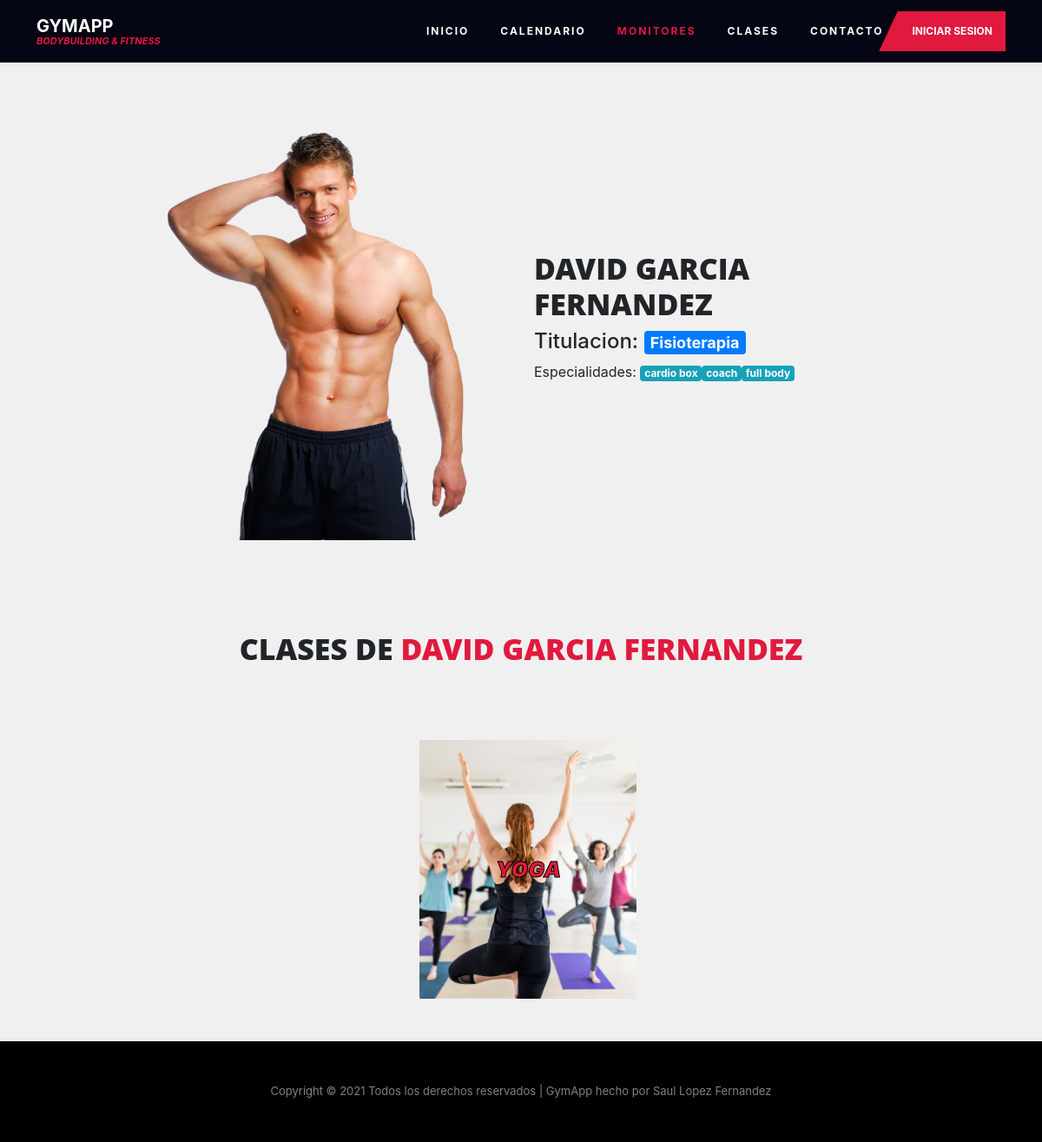
The page /monitores.php?idMonitor=1 on the database its author committed.
### tables this page shows
CREATE TABLE `monitores` (
  `idMonitor` int(6) NOT NULL,
  `dniMonitor` varchar(9) NOT NULL,
  `titulacion` varchar(20) DEFAULT NULL,
  `img` longtext DEFAULT NULL
);

CREATE TABLE `usuarios` (
  `dni` varchar(9) NOT NULL,
  `nombre` varchar(20) NOT NULL,
  `apellido` varchar(30) NOT NULL,
  `sexo` enum('M','F') NOT NULL,
  `fechaNacimiento` date NOT NULL,
  `telefono` int(9) NOT NULL,
  `mail` varchar(50) NOT NULL,
  `user` varchar(10) NOT NULL,
  `pass` longtext NOT NULL,
  `rol` enum('asistente','matriculado','monitor') NOT NULL
);

CREATE TABLE `monitorspec` (
  `idMonitor` int(6) NOT NULL,
  `nombreSpec` varchar(20) NOT NULL
);

CREATE TABLE `clases` (
  `idClase` int(6) NOT NULL,
  `dniMonitor` varchar(9) DEFAULT NULL,
  `nombre` varchar(20) NOT NULL,
  `img` longtext NOT NULL
);

### monitores.php (the view, shortened to what this page needs)
<!DOCTYPE html>
<html lang="es">
<head>
      <link rel="stylesheet" type="text/css" href="css/navbar.css">
      <link rel="stylesheet" type="text/css" href="css/style.css">
      <link rel="stylesheet" href="https://maxcdn.bootstrapcdn.com/bootstrap/4.2.1/css/bootstrap.min.css">
</head>
<body>
    <nav class="navbar navbar-expand-lg ftco-navbar-light" id="mynav" style="position: static;background: #030513;">
        <div class="container-xl">
            <a class="navbar-brand" href="index.php"><span class="">GymApp <small>Bodybuilding &amp; Fitness</small></span></a>
            <div class="collapse navbar-collapse" id="navbarResponsive">
                <ul class="navbar-nav ml-auto">
                    <li class="nav-item">
                        <a class="nav-link" href="index.php">Inicio</a>
                    </li>
                    <li class="nav-item">
                        <a class="nav-link" href="calendario.php">Calendario</a>
                    </li>
                    <li class="nav-item">
                        <a class="nav-link active" href="monitores.php">Monitores</a>
                    </li>
                    <li class="nav-item">
                        <a class="nav-link" href="clases.php">Clases</a>
                    </li>
                    <li class="nav-item">
                        <a class="nav-link" href="contacto.php">Contacto </a>
                    </li>
                    <?php
                        if(isset($_SESSION['userData'])){
                    ?>
                        <li class="nav-item dropdown">
                            <a class="nav-link dropdown-toggle" data-toggle="dropdown" href="#">
                            <?php echo $_SESSION['userData']['nombre']." ".$_SESSION['userData']['apellido'] ?>
                            </a>
                            <div class="dropdown-menu dropdown-menu-right" aria-labelledby="dropdownMenuLink">
                            <?php
                                if($_SESSION['userData']['user']=="gymAsist"){
                            ?>
                                <a class="dropdown-item" href="registro.php">Registrar</a>
                            <?php
                                }
                            ?>
                                <a class="dropdown-item" href="mensajes.php">Mensajes</a>
                                <a class="dropdown-item" href="config.php">Configuracion de la cuenta</a>
                                <div class="dropdown-divider"></div>
                                <a class="dropdown-item" href="php/cerrarSesion.php">Cerrar sesion</a>
                            </div>
                        </li>
                    <?php
                        }
                        else{
                    ?>
                </ul>
                <a class="btn-custom" href="login.php">Iniciar sesion</a>
                <?php
                    }
                ?>
            </div>
        </div>
    </nav>
    <div class="container-fluid">
            <?php
            $conexion=conexion();
            if(isset($_GET['idMonitor'])){
                $idMonitor = $_GET['idMonitor'];
                $sql = "SELECT monitores.idMonitor,dniMonitor,titulacion,img,usuarios.nombre,usuarios.apellido FROM monitores INNER JOIN usuarios ON usuarios.dni=monitores.dniMonitor
                    WHERE monitores.idMonitor = '$idMonitor'";
                $resultado = mysqli_query($conexion, $sql);
                while ($fila = mysqli_fetch_assoc($resultado)) {
                    $monitores[] = $fila;
                }
                $monitor = $monitores[0];
                $sql = "SELECT nombreSpec FROM monitorspec
                        WHERE idMonitor = '$idMonitor'";
                $resultado = mysqli_query($conexion, $sql);
                while ($fila = mysqli_fetch_assoc($resultado)) {
                    $monitorSpec[] = $fila;
                }
                $sql = "SELECT idClase,nombre,clases.img FROM clases INNER JOIN monitores ON clases.dniMonitor=monitores.dniMonitor
                WHERE idMonitor='$idMonitor'";
                $resultado = mysqli_query($conexion, $sql);
                while ($fila = mysqli_fetch_assoc($resultado)) {
                    $clases[]=$fila;
                }
                ?>
                <div class="row align-items-center mx-auto" style="width: 80%;margin-top:50px;margin-bottom:100px;">
                    <div class="col-md-6 image-container-monitor">
                        <img <?php echo 'src="img/'.$monitor['img'].'"'?>>
                    </div>
                    <div class="col-md-6 text-center text-md-left info">
                        <h1 class="titulo-monitor"><?php echo  $monitor['nombre']." ".$monitor['apellido'];?></h1>
                        <h4>Titulacion: <span class="badge badge-primary"><?php echo  $monitor['titulacion'];?></span></h4>
                        <p>Especialidades:
                            <?php
                            if(isset($monitorSpec)){
                                foreach ($monitorSpec as $key => $specialidades) {
                                    echo '<span class="badge badge-info">'.$specialidades['nombreSpec'].'</span>';
                                }
                            }
                            ?>
                        </p>
                    </div>
                </div>
                <?php
                if(isset($clases)){
                    ?>
                <div class="row align-items-center mx-auto">
                    <div class="col-12 text-center titulo-monitor">Clases de <span><?php echo  $monitor['nombre']." ".$monitor['apellido'];?></span></div>
                </div>
                        <?php
                            echo '<div class="row justify-content-md-center mx-auto" style="width: 90%;margin-top:30px;">';
                            foreach ($clases as $key => $clase) {
                                echo '<div class="col-12 col-xl-3 col-lg-4 col-sm-6 text-center my-5">';
                                echo '<form action="clases.php" method="get">';
                                echo '<button type="submit" name="idClase" class="btn btn-clase self-align-center" style="background-image: url(\'img/'.$clase['img'].'\');" value="'.$clase['idClase'].'">'.$clase['nombre'].'</button>';
                                echo '</form>';
                                echo '</div>';
                            }
                            echo '</div>';
                        }
            }
            ?>
    </div>
<footer class="ftco-footer">
    <div class="container-fluid px-0 py-5 bg-darken">
        <div class="container-xl">
            <div class="col-md-12 text-center">
                <p id="textoFooter" class="mb-0" style="color: rgba(255,255,255,.5); font-size: 13px;">
                </p>
            </div>
        </div>
    </div>
</footer>
</body>
</html>

### css/navbar.css (style rules this page uses)
.ftco-navbar-light { background: transparent; position: absolute; top: 40px; left: 0; right: 0; z-index: 3; padding: 0; }
.ftco-navbar-light .navbar-brand { color: #fff; padding-top: .7rem; padding-bottom: .7rem; }
.ftco-navbar-light .navbar-nav > .nav-item > .nav-link { font-size: 12px; padding-top: 1rem; padding-bottom: 1rem; padding-left: 18px; padding-right: 18px; color: white; font-weight: 700; text-transform: uppercase; letter-spacing: 2px; }
.ftco-navbar-light .navbar-nav > .nav-item .nav-link.active { color: #e1193e; }
.ftco-navbar-light .btn-custom { margin-right: 0; text-transform: uppercase; font-size: 12px; font-weight: 700; background: #e1193e; padding: 14px 15px; color: #fff; position: relative; z-index: 0; bottom: 0px; }
.ftco-navbar-light .btn-custom:after { z-index: -1; position: absolute; top: 0; left: -12px; bottom: 0; content: ''; width: 40px; -ms-transform: skew(-25deg); -webkit-transform: skew(-25deg); transform: skew(-25deg); background: #e1193e; }
.navbar-brand { font-weight: 700; font-size: 30px; z-index: 3; position: relative; text-transform: uppercase; }
.navbar-brand span { color: #fff; display: block; line-height: 1.1; }
.navbar-brand span small, .navbar-brand span .small { display: block; font-size: 11px; color: #e1193e; font-weight: 700; text-transform: uppercase; font-style: italic; }
.container-xl { width: 100%; padding-right: var(--bs-gutter-x, 0.75rem); padding-left: var(--bs-gutter-x, 0.75rem); margin-right: auto; margin-left: auto; }
@media (min-width: 1200px) { .container, .container-xl { max-width: 1140px; } }
.navbar > .container-fluid, .navbar > .container-xl { display: -webkit-box; display: -ms-flexbox; display: flex; -ms-flex-wrap: inherit; flex-wrap: inherit; -webkit-box-align: center; -ms-flex-align: center; align-items: center; -webkit-box-pack: justify; -ms-flex-pack: justify; justify-content: space-between; }

### css/style.css (style rules this page uses)
body { background-color: #F0F0F0 !important; }
.btn-clase { width: 100%; min-width: 250px; height: 300px; font-size: 25px !important; font-weight: 1000 !important; color: #e1193e !important; text-transform: uppercase; background-position: center; background-repeat: no-repeat; background-size: cover; transition: transform .2s !important; -webkit-text-stroke: 1px black; }
form .btn { font-size: 16px; font-weight: 700; font-style: italic; text-transform: uppercase; }
.image-container-monitor { width: 800px; height: 500px; margin-left: 0px; }
.image-container-monitor img { width: 100%; height: 100%; object-fit: contain; object-position: center; }
.titulo-monitor { font-size: 34px; font-weight: 1000; font-family: "Open Sans", Arial, sans-serif; text-transform: uppercase; }
.titulo-monitor span { color: #e1193e !important; }
.ftco-footer .bg-darken { background: black !important; }

### rows shown on the page
monitores: img (picture), dniMonitor.nombre "DAVID", dniMonitor.apellido "GARCIA FERNANDEZ", titulacion "Fisioterapia"
monitorspec: nombreSpec "cardio box"
monitorspec: nombreSpec "coach"
monitorspec: nombreSpec "full body"
clases: img (picture), nombre "YOGA"
